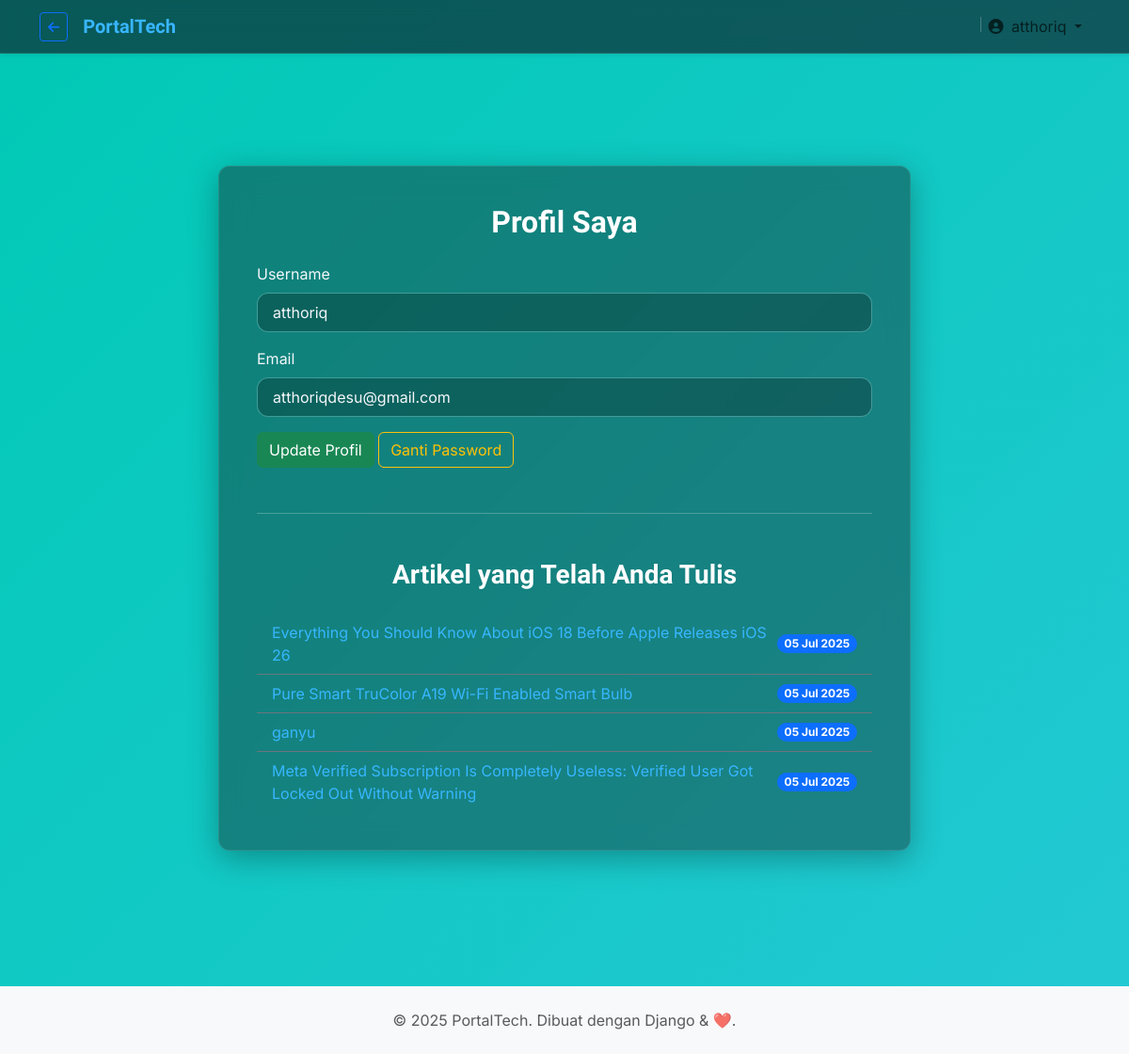
/profile/ (signed in), run on the app's committed database.
### articles/models.py (models this page shows, shortened)
class Article(models.Model):
    title = models.CharField(max_length=200)
    content = models.TextField()
    publication_date = models.DateTimeField(auto_now_add=True)
    author = models.ForeignKey(
        settings.AUTH_USER_MODEL,
        on_delete=models.CASCADE,
        limit_choices_to={'is_staff': True}
    )
    thumbnail = models.ImageField(
        upload_to='thumbnails/',
        null=True,
        blank=True,
        help_text="Gambar thumbnail untuk artikel"
    )
    class Meta:
        ordering = ['-publication_date']

### users/views.py (the view)
# urls.py: path('profile/', views.profile_view, name='profile'),
@login_required
def profile_view(request):
    user_articles = Article.objects.filter(author=request.user)
    if request.method == 'POST':
        form = UserProfileForm(request.POST, instance=request.user)
        if form.is_valid():
            form.save()
            return redirect('users:profile')
    else:
        form = UserProfileForm(instance=request.user)
    context = {
        'form': form,
        'articles': user_articles
    }
    return render(request, 'users/profile.html', context)

### users/forms.py
class UserProfileForm(forms.ModelForm):
    class Meta:
        model = User
        fields = ['username', 'email']
        widgets = {
            'username': forms.TextInput(attrs={'class': 'form-control'}),
            'email': forms.EmailInput(attrs={'class': 'form-control'}),
        }

### pages/views.py (called while the page is built)
def get_weather_data():
    api_key = os.getenv('OPENWEATHER_API_KEY')
    lat, lon = -0.5021, 117.1536
    url = f"https://api.openweathermap.org/data/2.5/weather?lat={lat}&lon={lon}&appid={api_key}&units=metric&lang=id"
    try:
        response = requests.get(url)
        response.raise_for_status()
        data = response.json()
        weather = {
            'city': data['name'],
            'temperature': f"{data['main']['temp']:.0f}°C",
            'description': data['weather'][0]['description'].title(),
            'icon': data['weather'][0]['icon'],
        }
        return weather
    except requests.exceptions.RequestException as e:
        print(f"Error fetching weather: {e}")
        return None

### thoriqsite/context_processors.py (called while the page is built)
def weather_context(request):
    weather = get_weather_data()
    return {'weather': weather}

### templates/users/profile.html (shortened to what this page needs)
{% extends "base.html" %}
{% block content %}
<div class="container my-5 py-5">
    <div class="row justify-content-center">
        <div class="col-lg-8" data-aos="fade-up">
            <div class="article-content-wrapper">
                <h2 class="text-center mb-4">Profil Saya</h2>
                <form method="post">
                    <div class="mb-3">
                        <label class="form-label">Username</label>
                        {{ form.username }}
                    </div>
                    <div class="mb-3">
                        <label class="form-label">Email</label>
                        {{ form.email }}
                    </div>
                    <button type="submit" class="btn btn-success">Update Profil</button>
                    <a href="{% url 'account_change_password' %}" class="btn btn-outline-warning">Ganti Password</a>
                </form>
                {% if user.is_staff and articles %}
                <hr class="my-5">
                <h3 class="text-center mb-4">Artikel yang Telah Anda Tulis</h3>
                <ul class="list-group list-group-flush">
                    {% for article in articles %}
                    <li class="list-group-item d-flex justify-content-between align-items-center bg-transparent border-secondary">
                        <a href="{% url 'articles:detail' article.pk %}">{{ article.title }}</a>
                        <span class="badge bg-primary rounded-pill">{{ article.publication_date|date:"d M Y" }}</span>
                    </li>
                    {% endfor %}
                </ul>
                {% endif %}
            </div>
        </div>
    </div>
</div>
{% endblock %}

### templates/base.html (shortened to what this page needs)
{% load static %}
<!DOCTYPE html>
<html lang="en">
<head>
    <link rel="stylesheet" href="{% static 'bootstrap/css/bootstrap.min.css' %}">
    <link rel="stylesheet" href="{% static 'fontawesome/css/all.min.css' %}">
    <link rel="stylesheet" href="https://unpkg.com/aos@next/dist/aos.css" />
    <link rel="stylesheet" href="{% static 'css/style.css' %}">
</head>
<body>
    <nav class="navbar navbar-expand-lg navbar-light bg-white fixed-top shadow-sm">
        <div class="container">
            <a href="javascript:history.back()" class="btn btn-outline-primary btn-sm me-3" title="Kembali">
                <i class="fas fa-arrow-left"></i>
            </a>
            <a class="navbar-brand" href="{% url 'articles:list' %}">PortalTech</a>
            <div class="collapse navbar-collapse" id="navbarNav">
                <ul class="navbar-nav ms-auto mb-2 mb-lg-0 align-items-center">
                    {% if user.is_authenticated %}
                        <li class="nav-item dropdown">
                            <a class="nav-link dropdown-toggle" href="#" id="navbarDropdown" role="button" data-bs-toggle="dropdown" aria-expanded="false">
                                <i class="fas fa-user-circle me-1"></i> {{ user.username }}
                            </a>
                        </li>
                    {% else %}
                        <li class="nav-item ms-lg-2">
                            <a href="{% url 'account_login' %}" class="btn btn-primary btn-sm">Login</a>
                        </li>
                    {% endif %}
                </ul>
            </div>
        </div>
    </nav>
    <main style="margin-top: 80px;">
        {% block content %}
        {% endblock %}
    </main>
    <footer class="text-center mt-5 py-4 bg-light">
        <p class="mb-0 text-muted">&copy; {% now "Y" %} PortalTech. Dibuat dengan Django & ❤️.</p>
    </footer>
</body>
</html>

### static/css/style.css (style rules this page uses)
:root { --primary: #38B6FF; --text-dark: #1f2d3d; --text-light: #f4f7fa; --glass-bg: rgba(26, 26, 26, 0.4); --radius: 12px; --shadow: 0 8px 30px rgba(0, 0, 0, 0.12); }
body { min-height: 100%; display: flex; flex-direction: column; font-family: 'Inter', sans-serif; color: var(--text-light); margin: 0; background: linear-gradient(135deg, #00c9b5, #48c8f3, #7613b8); background-size: 400% 400%; animation: gradientFlow 12s ease infinite; }
h1, h2, h3, h4, .navbar-brand { font-family: 'Orbitron', sans-serif; font-weight: 700; color: white; }
.navbar-brand { color: var(--primary) !important; }
a { color: var(--primary); text-decoration: none; transition: color 0.3s ease; }
.navbar { background-color: rgba(14, 16, 26, 0.6) !important; backdrop-filter: blur(10px); border-bottom: 1px solid rgba(255, 255, 255, 0.1); }
.article-content-wrapper { background-color: var(--glass-bg); backdrop-filter: blur(15px); color: var(--text-light); padding: 2.5rem; border-radius: var(--radius); border: 1px solid rgba(255, 255, 255, 0.1); box-shadow: 0 8px 32px 0 rgba(0, 0, 0, 0.3); }
#id_login, #id_password, #id_email, #id_username, #id_password1, #id_password2, #id_old_password, #id_new_password1, #id_new_password2 { display: block; width: 100%; padding: 0.5rem 1rem; font-size: 1rem; font-weight: 400; line-height: 1.5; color: var(--text-light) !important; background-color: rgba(0, 0, 0, 0.25) !important; background-clip: padding-box; border: 1px solid rgba(255, 255, 255, 0.2) !important; border-radius: var(--radius); transition: all .15s ease-in-out; }
#id_login::placeholder, #id_password::placeholder, #id_email::placeholder, #id_username::placeholder { color: rgba(244, 247, 250, 0.5); opacity: 1; }
html { height: 100%; }
main { flex-grow: 1; }

### data on the page
Article: title "Everything You Should Know About iOS 18 Before Apple Releases iOS 26", publication_date "05 Jul 2025"
Article: title "Pure Smart TruColor A19 Wi-Fi Enabled Smart Bulb", publication_date "05 Jul 2025"
Article: title "ganyu", publication_date "05 Jul 2025"
Article: title "Meta Verified Subscription Is Completely Useless: Verified User Got Locked Out Without Warning", publication_date "05 Jul 2025"

### other printed values
{{ user.username }} "atthoriq"
